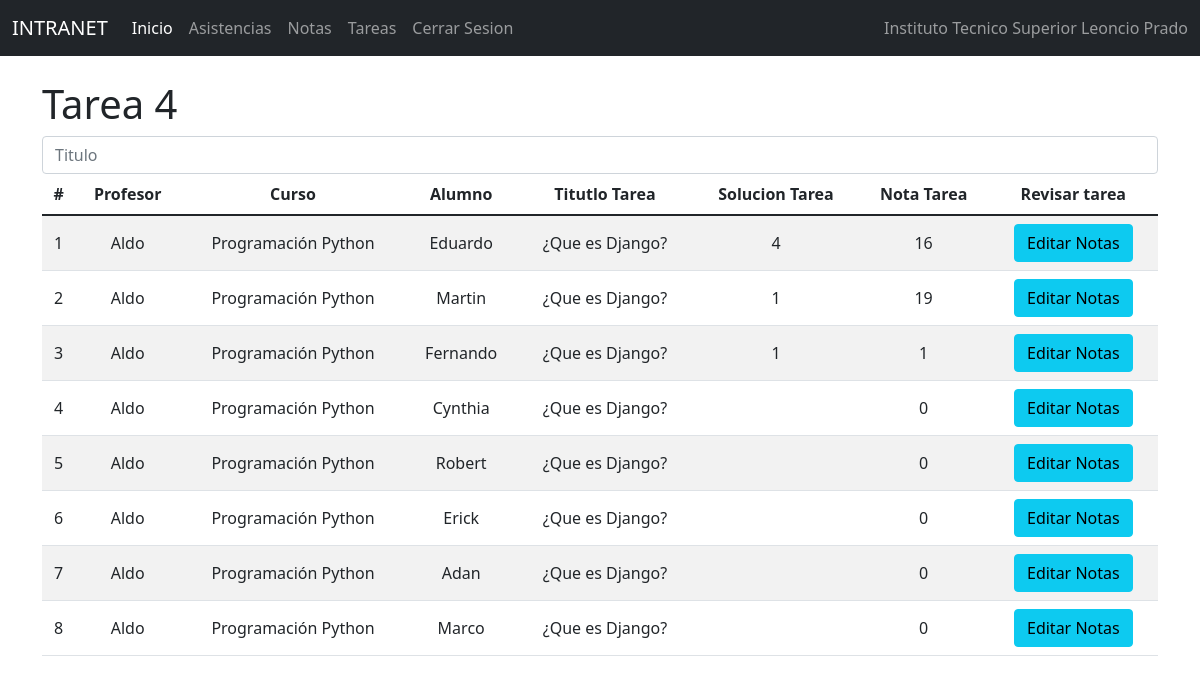
Page /indntt4/ on the committed database.
### Notas/models.py (models this page shows, shortened)
class Notas(models.Model):
    id=models.IntegerField(primary_key=True)
    profesor = models.ForeignKey(Profesor, null=True,blank=True,on_delete=models.CASCADE)
    curso = models.ForeignKey(Curso, null=True,blank=True,on_delete=models.CASCADE)
    alumno = models.OneToOneField(to='Estudiante', to_field='id', null=True, blank=True, on_delete=models.CASCADE)
    sesion1_nt = models.IntegerField()
    sesion1_asis=models.CharField(max_length=50)
    tarea1_info = models.ForeignKey(Tarea1, null=True,blank=True,on_delete=models.CASCADE)
    soltarea1 = models.CharField(max_length=1000)
    notatarea1 = models.IntegerField()
    sesion2_nt = models.IntegerField()
    sesion2_asis=models.CharField(max_length=50)
    tarea2_info = models.ForeignKey(Tarea2, null=True,blank=True,on_delete=models.CASCADE)
    soltarea2 = models.CharField(max_length=1000)
    notatarea2 = models.IntegerField()
    sesion3_nt = models.IntegerField()
    sesion3_asis=models.CharField(max_length=50)
    tarea3_info = models.ForeignKey(Tarea3, null=True,blank=True,on_delete=models.CASCADE)
    soltarea3 = models.CharField(max_length=1000)
    notatarea3 = models.IntegerField()
    sesion4_nt = models.IntegerField()
    sesion4_asis=models.CharField(max_length=50)
    tarea4_info = models.ForeignKey(Tarea4, null=True,blank=True,on_delete=models.CASCADE)
    soltarea4 = models.CharField(max_length=1000)
    notatarea4 = models.IntegerField()
    sesion5_nt = models.IntegerField()
    sesion5_asis=models.CharField(max_length=50)
    tarea5_info = models.ForeignKey(Tarea5, null=True,blank=True,on_delete=models.CASCADE)
    soltarea5 = models.CharField(max_length=1000)
    notatarea5 = models.IntegerField()

class Profesor(models.Model):
    id=models.IntegerField(primary_key=True)
    nompro=models.CharField(max_length=50)
    apepro=models.CharField(max_length=50)
    dnipro=models.CharField(max_length=50)
    direccionpro=models.CharField(max_length=50)
    distritopro=models.ForeignKey(Distrito, null=True,blank=True,on_delete=models.CASCADE)
    emailpro=models.EmailField()
    estpro=models.IntegerField()
    usuario=models.OneToOneField(to='Usuario', to_field='id', null=True, blank=True, on_delete=models.CASCADE)

class Curso(models.Model):
    id=models.IntegerField(primary_key=True)
    nomcur=models.CharField(max_length=30)
    creditos=models.IntegerField()
    estcur=models.IntegerField()

class Estudiante(models.Model):
    id=models.IntegerField(primary_key=True)
    nomest=models.CharField(max_length=50)
    apeest=models.CharField(max_length=50)
    dniest=models.CharField(max_length=8)
    direccion=models.CharField(max_length=50)
    emailest=models.EmailField()
    estest=models.IntegerField()
    usuario=models.OneToOneField(to='Usuario', to_field='id', null=True, blank=True, on_delete=models.CASCADE)
    carrera=models.ForeignKey(Carrera, null=True, blank=True, on_delete=models.CASCADE)
    distrito=models.ForeignKey(Distrito, null=True, blank=True, on_delete=models.CASCADE)

class Tarea4(models.Model):
    id=models.IntegerField(primary_key=True)
    tittar = models.CharField(max_length=1000)
    destar = models.CharField(max_length=1000)
    profesor = models.ForeignKey(Profesor, null=True, blank=True, on_delete=models.CASCADE)
    curso =models.ForeignKey(Curso, null=True, blank=True, on_delete=models.CASCADE)
    carrera=models.ForeignKey(Carrera, null=True, blank=True, on_delete=models.CASCADE)

### Notas/views.py (the view)
# urls.py: path('indntt4/', indntt4),
def indntt4 (request):
    notas = Notas.objects.all()
    carrera = Carrera.objects.all()
    curso = Curso.objects.all()
    profesor = Profesor.objects.all()
    return render(request, 'PROCESOS/RegNotasTareas/gestionregntt4.html', {"notas": notas, "carrera":carrera,
    "curso":curso, "profesor":profesor})

### Notas/Templates/PROCESOS/RegNotasTareas/gestionregntt4.html (shortened to what this page needs)
{% extends "../../basepro.html" %}
{% block body %}
<div class="row">
    <div class="col-sm-12 col-md-12 col-lg-12 col-xl-12 ">
        <div class="table-responsive">
            <h1>Tarea 4</h1>
                <div class="form-group">
                    <input type="text" id="txtnta" name="txtnta" class="form-control" placeholder="Titulo" minlength="1"
                        maxlength="20" required>
                </div>
            <table class="table table-striped">
                <thead>
                    <tr>
                        <th>#</th>
                        <th>Profesor</th>
                        <th>Curso</th>
                        <th>Alumno</th>
                        <th>Titutlo Tarea</th>
                        <th>Solucion Tarea</th>
                        <th>Nota Tarea</th>
                        <th class="2">Revisar tarea</th>
                    </tr>
                </thead>
                <tbody>
                    {% for c in notas %}
                    <tr>
                        <td>{{forloop.counter}}</td>
                        <td>{{c.profesor.nompro}}</td>
                        <td>{{c.curso.nomcur}}</td>
                        <td>{{c.alumno.nomest}}</td>
                        <td>{{c.tarea4_info.tittar}}</td>
                        <td>{{c.soltarea4}}</td>
                        <td>{{c.notatarea4}}</td>
                        <td><a href="/editarntt4/{{c.id}}" class="btn btn-info">Editar Notas</a></td>
                    </tr>
                    {% endfor %}
                </tbody>
            </table>
        </div>
    </div>
</div>
{% endblock %}

### Notas/static/css/gestiontipusu.css (style rules this page uses)
th, td { text-align: center; vertical-align: middle; }

### rows in the picture
Notas: profesor.nompro "Aldo", curso.nomcur "Programación Python", alumno.nomest "Eduardo", tarea4_info.tittar "¿Que es Django?", soltarea4 "4", notatarea4 "16"
Notas: profesor.nompro "Aldo", curso.nomcur "Programación Python", alumno.nomest "Martin", tarea4_info.tittar "¿Que es Django?", soltarea4 "1", notatarea4 "19"
Notas: profesor.nompro "Aldo", curso.nomcur "Programación Python", alumno.nomest "Fernando", tarea4_info.tittar "¿Que es Django?", soltarea4 "1", notatarea4 "1"
Notas: profesor.nompro "Aldo", curso.nomcur "Programación Python", alumno.nomest "Cynthia", tarea4_info.tittar "¿Que es Django?", notatarea4 "0"
Notas: profesor.nompro "Aldo", curso.nomcur "Programación Python", alumno.nomest "Robert", tarea4_info.tittar "¿Que es Django?", notatarea4 "0"
Notas: profesor.nompro "Aldo", curso.nomcur "Programación Python", alumno.nomest "Erick", tarea4_info.tittar "¿Que es Django?", notatarea4 "0"
Notas: profesor.nompro "Aldo", curso.nomcur "Programación Python", alumno.nomest "Adan", tarea4_info.tittar "¿Que es Django?", notatarea4 "0"
Notas: profesor.nompro "Aldo", curso.nomcur "Programación Python", alumno.nomest "Marco", tarea4_info.tittar "¿Que es Django?", notatarea4 "0"
